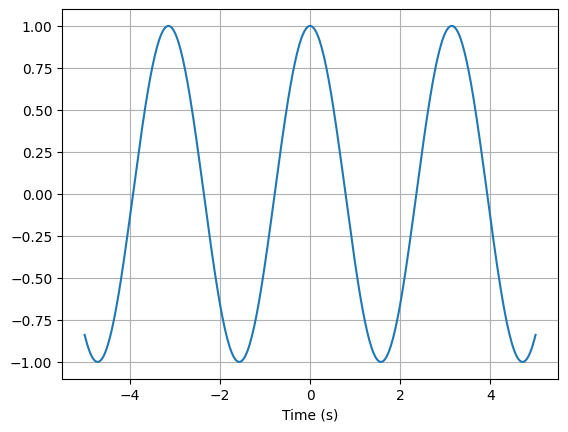

Here is the Python script that generated this plot:
from matplotlib.pyplot import savefig
from lcapy import *

cos(2 * t).plot((-5, 5))

savefig(__file__.replace('.py', '.png'), bbox_inches='tight')
